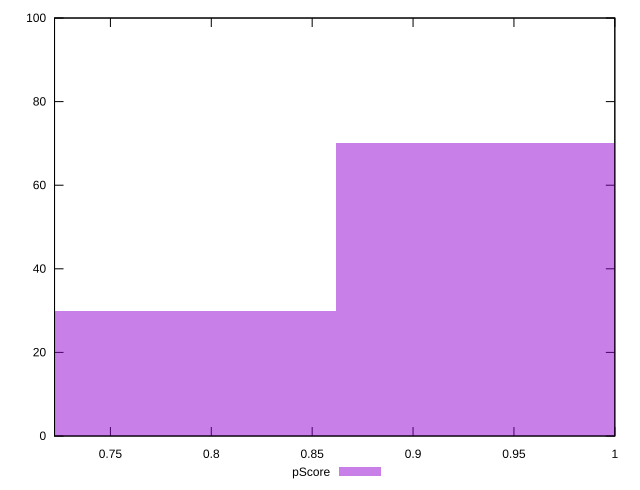

Write gnuplot code to recreate this figure.
reset

$pScore <<EOF
0.9575906158706036 70
0.7660724926964828 30
EOF

set key outside below
set boxwidth 0.1915181231741207
set xrange [0.722304652422215:0.9999997532705133]
set yrange [0:100]
set trange [0:100]
set style fill transparent solid 0.5 noborder
set terminal svg size 640, 490 enhanced background rgb 'white'
set output "reports/report_00027_2021-02-24T12-40-31.850Z/bootup-time/samples/agenda/pScore/histogram.svg"

plot $pScore title "pScore" with boxes

reset
